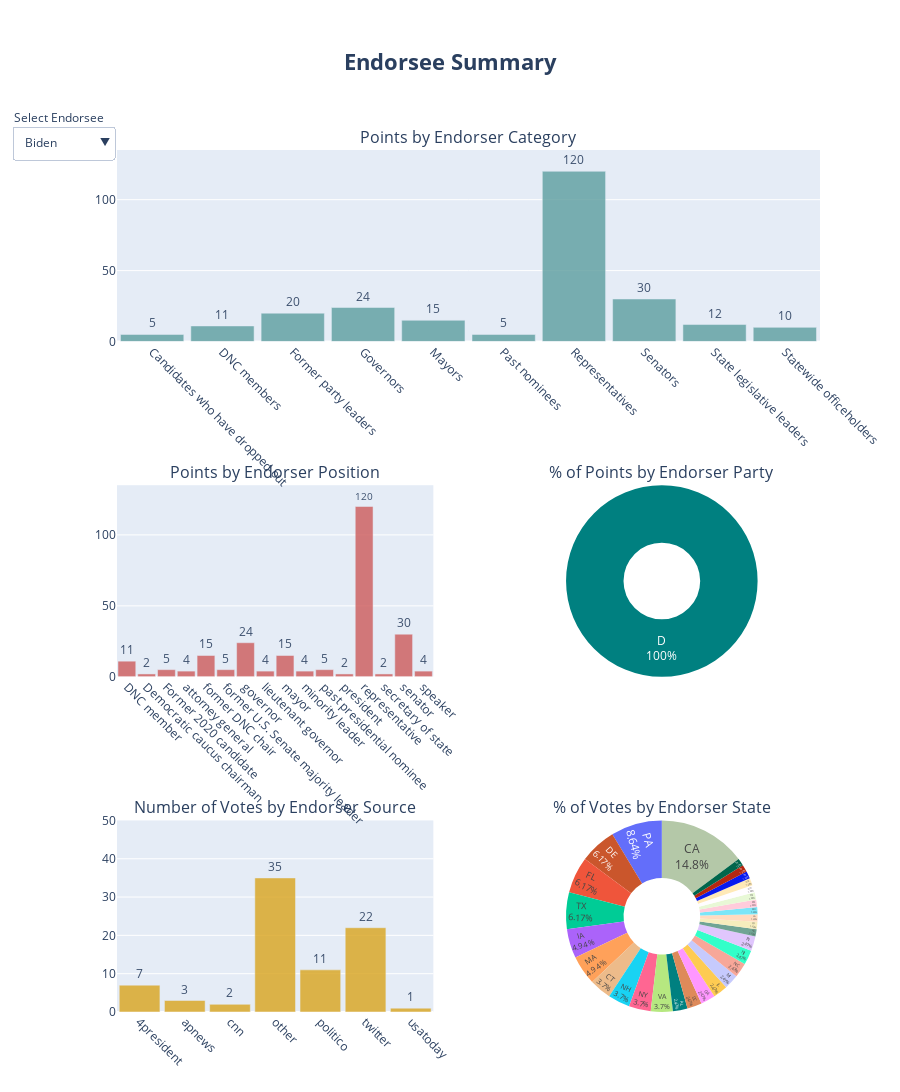

The notebook cell this image was saved under:
### Code cell
#Creation of visualization plot
fig = make_subplots(
    rows=3, cols=2,
    specs=[[{'colspan':2}, None],
           [{}, {"type": "pie"}],
           [{}, {"type": 'pie'}]],
    subplot_titles=('Points by Endorser Category', 
                    'Points by Endorser Position', '% of Points by Endorser Party', 
                    'Number of Votes by Endorser Source', '% of Votes by Endorser State')
)


for i,e in enumerate(endorsee_df['endorsee'].unique()):
        
    visible = [False]*l*n_plots
    
    visible[i*lc:(i+1)*lc] = [True]*lc
        
    fig.add_trace(
            go.Bar(
                x=cat_df.loc[cat_df['endorsee']==e, 'category'],
                y=cat_df.loc[cat_df['endorsee']==e, 'pt_by_'],
                text=cat_df.loc[cat_df['endorsee']==e, 'pt_by_'],
                textposition='outside',
                opacity=0.9,
                marker={'color':colors[0],
                       'opacity':0.9},
                visible=False if i!=1 else True,
                showlegend=False),
        row=1, col=1)


    
    fig.add_trace(
            go.Bar(
                x=position_df.loc[position_df['endorsee']==e, 'position'],
                y=position_df.loc[position_df['endorsee']==e,'pt_by_'],
                text=position_df.loc[position_df['endorsee']==e,'pt_by_'],
                textposition='outside',
                opacity=0.9,
                marker={'color':colors[1],
                       'opacity':0.9},
                visible=False if i!=1 else True,
                showlegend=False),
        row=2, col=1)
    
    fig.add_trace(
            go.Pie(
                values=np.array(party_df.loc[party_df['endorsee']==e, 'pt_by_']),
                labels=np.array(party_df.loc[party_df['endorsee']==e, 'endorser party']),
                hole=0.4,
                visible=False if i!=1 else True,
                text=party_df.loc[party_df['endorsee']==e, 'endorser party'],
                hoverinfo='label+percent+name',
                textinfo= 'percent+label',
                textposition = 'inside',
                showlegend=False,
                marker = dict(colors = plotly.colors.diverging.Geyser)),
        row=2, col=2)
    
    fig.add_trace(
            go.Bar(
                x=source_df.loc[source_df['endorsee']==e, 'source'],
                y=source_df.loc[source_df['endorsee']==e,'votes_by_'],
                text=source_df.loc[source_df['endorsee']==e,'votes_by_'],
                textposition='outside',
                opacity=0.9,
                marker={'color':colors[2],
                       'opacity':0.9},
                visible=False if i!=1 else True,
                showlegend=False
                       ),
        row=3, col=1)
    
    fig.add_trace(
            go.Pie(
                values=np.array(state_df.loc[state_df['endorsee']==e, 'votes_by_']),
                labels=np.array(state_df.loc[state_df['endorsee']==e, 'state']),
                hole=0.4,
                visible=False if i!=1 else True,
                text=state_df.loc[state_df['endorsee']==e, 'full_state'],
                hoverinfo='label+percent+name',
                textinfo= 'percent+label',
                textposition = 'inside',
                showlegend=False,
                marker = dict(colors = plotly.colors.diverging.Geyser)),
        row=3, col=2)
    

    buttons.append(
        dict(label=e,
             method='update',
             args=[{'visible': visible},
                   #{'title': e}
                  ]))
    

fig.update_layout(
    title={'text': '<b> Endorsee Summary <b>', 'font':{'size':22},
            'y':0.95, 'x':0.5, 'xanchor': 'center', 'yanchor': 'top'},
    margin=dict(t=150),
    height=1350,
    xaxis1=dict(tickangle=45, tickvals=cat_df['category'].unique(), ticktext=cat_df['category'].unique()),
    yaxis1=dict(range=[0, np.max(cat_df['pt_by_']+15)]),
    
    xaxis2=dict(tickangle=45, tickvals=position_df['position'].unique(), ticktext=position_df['position'].unique()),
    yaxis2=dict(range=[0, np.max(position_df['pt_by_']+15)]),
    
    xaxis3=dict(tickangle=45, tickvals=source_df['source'].unique(), ticktext=source_df['source'].unique()), 
    yaxis3=dict(range=[0, np.max(source_df['votes_by_']+15)]), 
    
    bargap=0.1,
    showlegend=True,
    updatemenus = list([
        dict(active=1,
             buttons=buttons,
             direction="down",
             pad={"r": 10, "t": 10},
             showactive=True,
             x=-0.15,
             xanchor="left",
             y=1.04,
             yanchor="top"
         )
     ]))

fig['layout']['annotations'] += go.layout.Annotation(text="Select Endorsee", 
                                                     x=-0.15, xref="paper", 
                                                     y=1.05, yref="paper",
                                                     align="left", showarrow=False),
    
    

fig.show()
